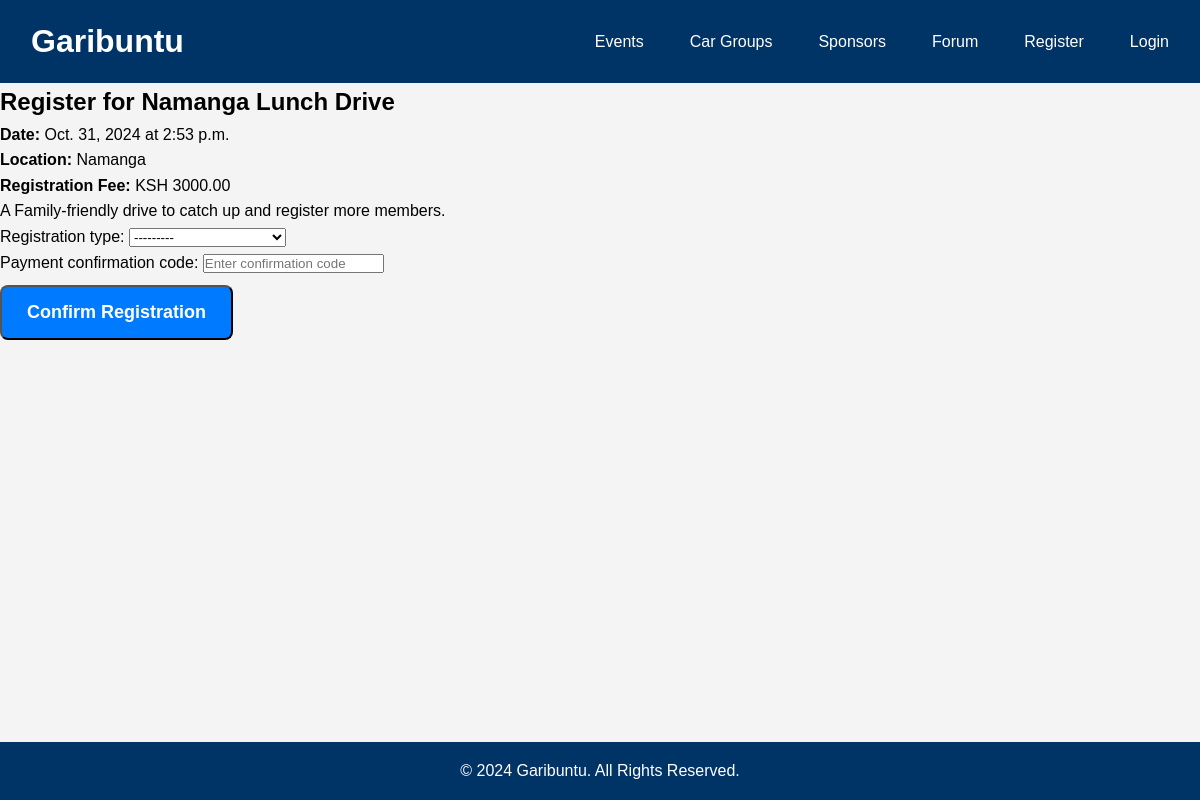
/events/1/register, run on the app's committed database.
### events/models.py (models this page shows, shortened)
class Event(models.Model):
    title = models.CharField(max_length=100)
    description = models.TextField()
    date = models.DateField()
    time = models.TimeField()
    location = models.CharField(max_length=255)
    registration_fee = models.DecimalField(max_digits=10, decimal_places=2)
    group = models.ForeignKey(CarGroup, on_delete=models.CASCADE, related_name='events')
    created_by = models.ForeignKey(User, on_delete=models.CASCADE, related_name='organized_events')
    attendees = models.ManyToManyField(User, through='EventRegistration', related_name='events')
    poster = models.ImageField(upload_to='event_posters/', null=True, blank=True)

### events/views.py (the view)
# urls.py: path('<int:event_id>/register', views.register_for_event, name='register_for_event'),
def register_for_event(request, event_id):
    event = get_object_or_404(Event, id=event_id)
    form = EventRegistrationForm()
    if request.method == 'POST':
        form = EventRegistrationForm(request.POST)
        if form.is_valid():
            form.save()
            return redirect('event_list')
    return render(request, 'event_register.html', {'event':event, 'form':form})

### events/forms.py (shortened to what this page needs)
class EventRegistrationForm(forms.ModelForm):
    class Meta:
        model = EventRegistration
        fields = ['registration_type', 'payment_confirmation_code']  # Include other relevant fields here
        widgets = {
            'registration_type': forms.Select(choices=[
                ('sponsor', 'Sponsor'),
                ('friend', 'Friend of Car Group'),
                ('member', 'Car Group Member'),
            ]),
            'payment_confirmation_code': forms.TextInput(attrs={'placeholder': 'Enter confirmation code'}),
        }

### events/templates/event_register.html (shortened to what this page needs)
{% extends "base.html" %}
{% block content %}
<h2>Register for {{ event.title }}</h2>
<p><strong>Date:</strong> {{ event.date }} at {{ event.time }}</p>
<p><strong>Location:</strong> {{ event.location }}</p>
<p><strong>Registration Fee:</strong> KSH {{ event.registration_fee }}</p>
<p>{{ event.description }}</p>
<form method="post">
    {{ form.as_p }}
    <button type="submit" class="btn">Confirm Registration</button>
</form>
{% endblock %}

### garibuntu/static/css/styles.css (style rules this page uses)
* { margin: 0; padding: 0; box-sizing: border-box; }
body { font-family: Arial, sans-serif; line-height: 1.6; background-color: #f4f4f4; }
.btn { display: inline-block; margin-top: 10px; padding: 8px 16px; background-color: #007bff; color: #fff; text-decoration: none; border-radius: 4px; }
.btn { padding: 15px 25px; font-size: 18px; color: #fff; font-weight: bold; border-radius: 8px; text-decoration: none; transition: background-color 0.3s ease; }

### data on the page
Event: title "Namanga Lunch Drive", date "Oct. 31, 2024", time "2:53 p.m.", location "Namanga", registration_fee "3000.00", description "A Family-friendly drive to catch up and register more members."
